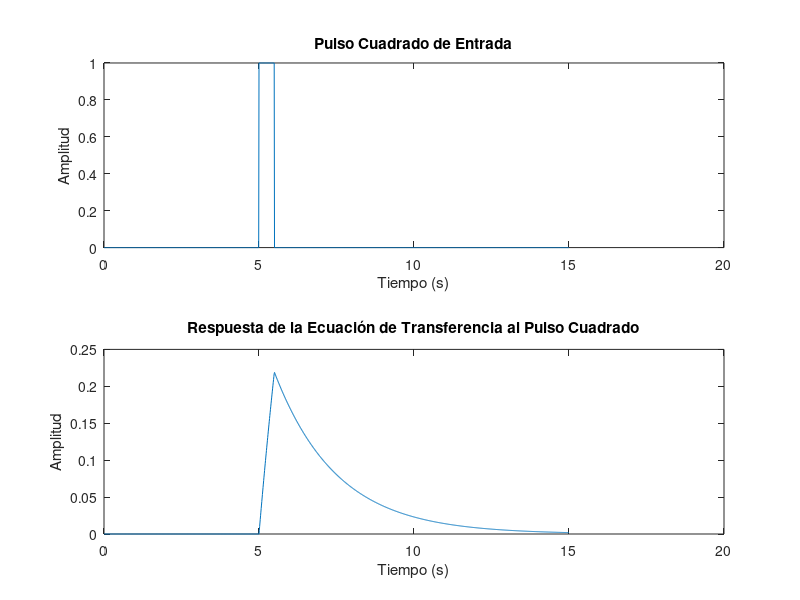

MATLAB code for this plot:
% Parámetros de la ecuación de transferencia
pkg load control
pkg load signal
s=tf("s")
% Parámetros de la ecuación de transferencia
K = 1;  % Ganancia
T = 2;  % Constante de tiempo

% Ecuación de transferencia
numerator = [K];
denominator = [T, 1];
G = tf(numerator, denominator);

% Generar el tiempo para la simulación
t = 0:0.01:15;  % Ajustar el tiempo según tus necesidades

% Generar la señal de entrada (pulso cuadrado) que inicia a los 5 segundos y dura 0.5 segundos
input_signal = (t >= 5) & (t < 5.5);

% Inicializar la salida como cero
output_signal = zeros(size(t));

% Encontrar el índice del tiempo donde comienza el pulso
pulse_start_index = find(input_signal, 1);

% Evaluar la función de transferencia solo durante el pulso
output_signal(pulse_start_index:end) = lsim(G, input_signal(pulse_start_index:end), t(pulse_start_index:end));

% Graficar la entrada y la salida por separado
figure;

subplot(2, 1, 1);
plot(t, input_signal);
title('Pulso Cuadrado de Entrada');
xlabel('Tiempo (s)');
ylabel('Amplitud');

subplot(2, 1, 2);
plot(t, output_signal);
title('Respuesta de la Ecuación de Transferencia al Pulso Cuadrado');
xlabel('Tiempo (s)');
ylabel('Amplitud');